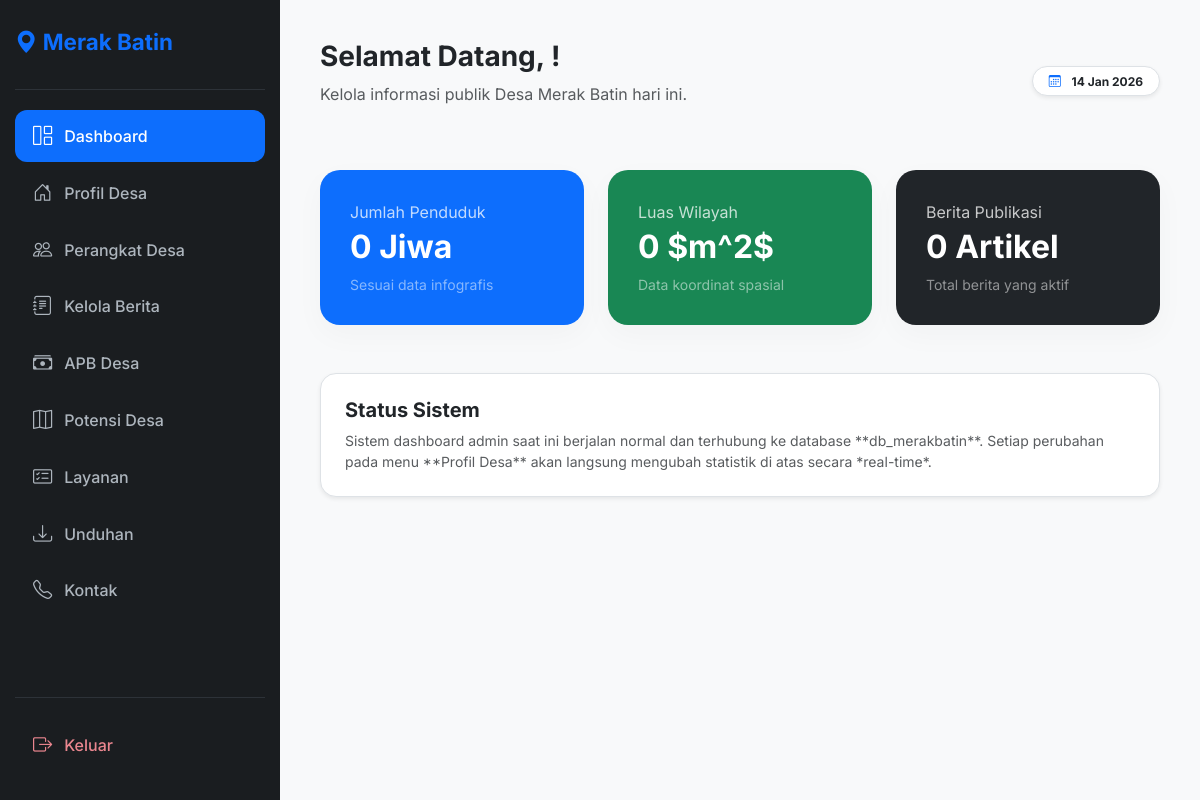
The page /admin/index.php (signed in) on the database as committed earlier.
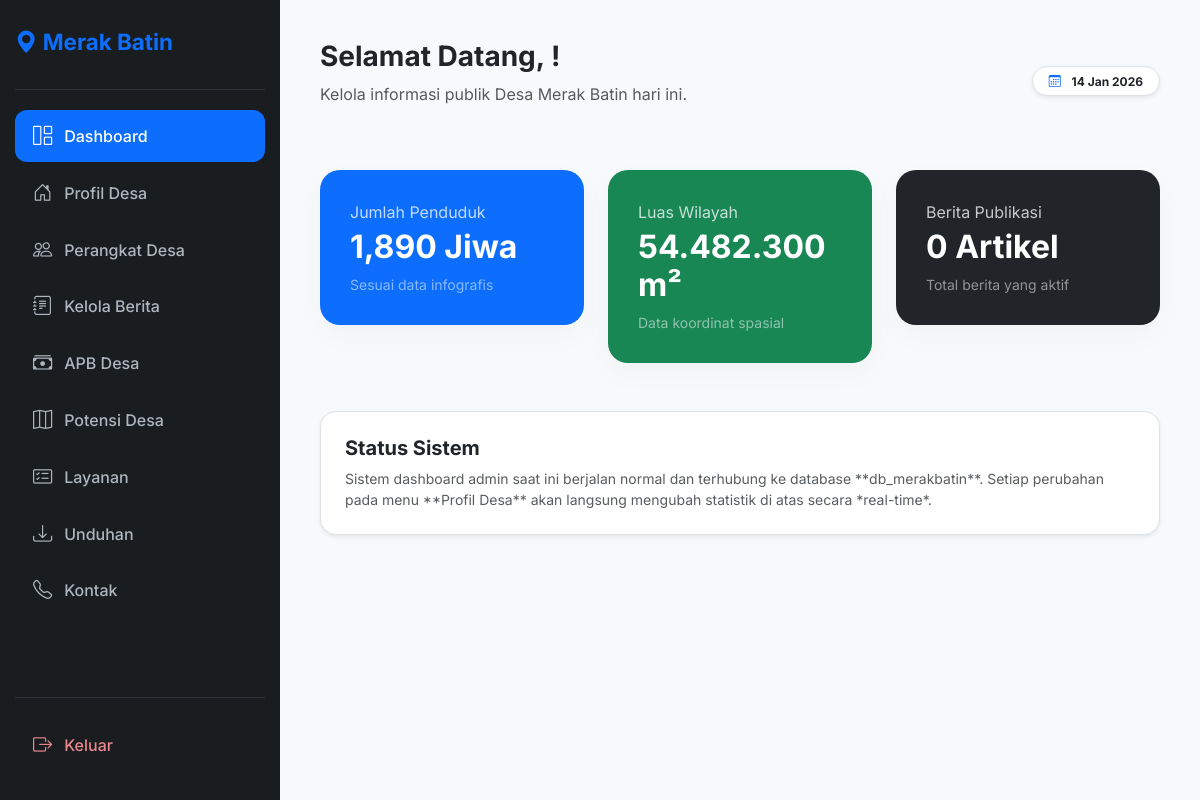
The same page on the database as committed later.
### tables this page shows
CREATE TABLE profil (
    id INT PRIMARY KEY AUTO_INCREMENT,
    sejarah TEXT,
    visi TEXT,
    misi TEXT,
    populasi INT DEFAULT 0,
    luas_wilayah VARCHAR(50),
    batas_utara VARCHAR(100),
    batas_selatan VARCHAR(100),
    batas_timur VARCHAR(100),
    batas_barat VARCHAR(100),
    peta_lokasi_iframe TEXT 
);

### admin/index.php (the view, shortened to what this page needs)
<?php
require '../config/db.php';
$query_berita = mysqli_query($conn, "SELECT COUNT(*) as total FROM berita");
$total_berita = mysqli_fetch_assoc($query_berita)['total'] ?? 0;
$query_profil = mysqli_query($conn, "SELECT populasi, luas_wilayah FROM profil LIMIT 1");
$data_desa = mysqli_fetch_assoc($query_profil);
$populasi = isset($data_desa['populasi']) ? $data_desa['populasi'] : 0;
$luas = isset($data_desa['luas_wilayah']) ? $data_desa['luas_wilayah'] : '0 $m^2$';
?>
<!DOCTYPE html>
<html lang="id">
<head>
    <link href="https://cdn.jsdelivr.net/npm/bootstrap@5.3.0/dist/css/bootstrap.min.css" rel="stylesheet">
    <link rel="stylesheet" href="https://cdn.jsdelivr.net/npm/bootstrap-icons@1.11.0/font/bootstrap-icons.css">
</head>
<body>
<div class="d-flex">
    <nav class="sidebar" id="sidebar">
        <div class="sidebar-brand"><i class="bi bi-geo-alt-fill"></i> Merak Batin</div>
        <ul class="sidebar-menu">
            <li><a href="index.php" class="nav-link active"><i class="bi bi-grid-1x2"></i> Dashboard</a></li>
            <li><a href="manage-profil.php" class="nav-link"><i class="bi bi-house-door"></i> Profil Desa</a></li>
            <li><a href="manage-struktur.php" class="nav-link"><i class="bi bi-people"></i> Perangkat Desa</a></li>
            <li><a href="manage-berita.php" class="nav-link"><i class="bi bi-journal-text"></i> Kelola Berita</a></li>
            <li><a href="manage-apbdesa.php" class="nav-link"><i class="bi bi-cash-stack"></i> APB Desa</a></li>
            <li><a href="manage-potensi.php" class="nav-link"><i class="bi bi-map"></i> Potensi Desa</a></li>
            <li><a href="manage-prosedur.php" class="nav-link"><i class="bi bi-card-checklist"></i> Layanan</a></li>
            <li><a href="manage-unduhan.php" class="nav-link"><i class="bi bi-download"></i> Unduhan</a></li>
            <li><a href="manage-kontak.php" class="nav-link"><i class="bi bi-telephone"></i> Kontak</a></li>
        </ul>
        <div class="logout-section">
            <a href="logout.php" class="nav-link logout-link"><i class="bi bi-box-arrow-right"></i> Keluar</a>
        </div>
    </nav>
    <main class="main-content w-100">
        <div class="d-flex justify-content-between align-items-center mb-5">
            <div>
                <h3 class="fw-bold">Selamat Datang, <?php echo $_SESSION['nama_admin']; ?>! </h3>
                <p class="text-muted">Kelola informasi publik Desa Merak Batin hari ini.</p>
            </div>
            <div class="d-none d-md-block">
                <span class="badge bg-white text-dark p-2 px-3 shadow-sm rounded-pill border">
                    <i class="bi bi-calendar3 me-2 text-primary"></i> <?php echo date('d M Y'); ?>
                </span>
            </div>
        </div>
        <div class="row g-4">
            <div class="col-md-4">
                <div class="card stat-card bg-primary text-white">
                    <p class="mb-1 opacity-75">Jumlah Penduduk</p>
                    <h2 class="fw-bold mb-0"><?php echo number_format($populasi); ?> Jiwa</h2>
                    <small class="mt-2 d-block opacity-50">Sesuai data infografis</small>
                </div>
            </div>
            <div class="col-md-4">
                <div class="card stat-card bg-success text-white">
                    <p class="mb-1 opacity-75">Luas Wilayah</p>
                    <h2 class="fw-bold mb-0"><?php echo htmlspecialchars($luas); ?></h2>
                    <small class="mt-2 d-block opacity-50">Data koordinat spasial</small>
                </div>
            </div>
            <div class="col-md-4">
                <div class="card stat-card bg-dark text-white">
                    <p class="mb-1 opacity-75">Berita Publikasi</p>
                    <h2 class="fw-bold mb-0"><?php echo $total_berita; ?> Artikel</h2>
                    <small class="mt-2 d-block opacity-50">Total berita yang aktif</small>
                </div>
            </div>
        </div>
        <div class="mt-5 p-4 bg-white rounded-4 shadow-sm border">
            <h5 class="fw-bold text-dark">Status Sistem</h5>
            <p class="text-muted mb-0 small">Sistem dashboard admin saat ini berjalan normal dan terhubung ke database **db_merakbatin**. Setiap perubahan pada menu **Profil Desa** akan langsung mengubah statistik di atas secara *real-time*.</p>
        </div>
    </main>
</div>
</body>
</html>

Rows that differ between the two databases and show on the page:
added profil: populasi "1,890", luas_wilayah "54.482.300 m²"
Other text that changed with them:
$populasi: "0" → (not shown)
$luas: "0 $m^2$" → (not shown)
